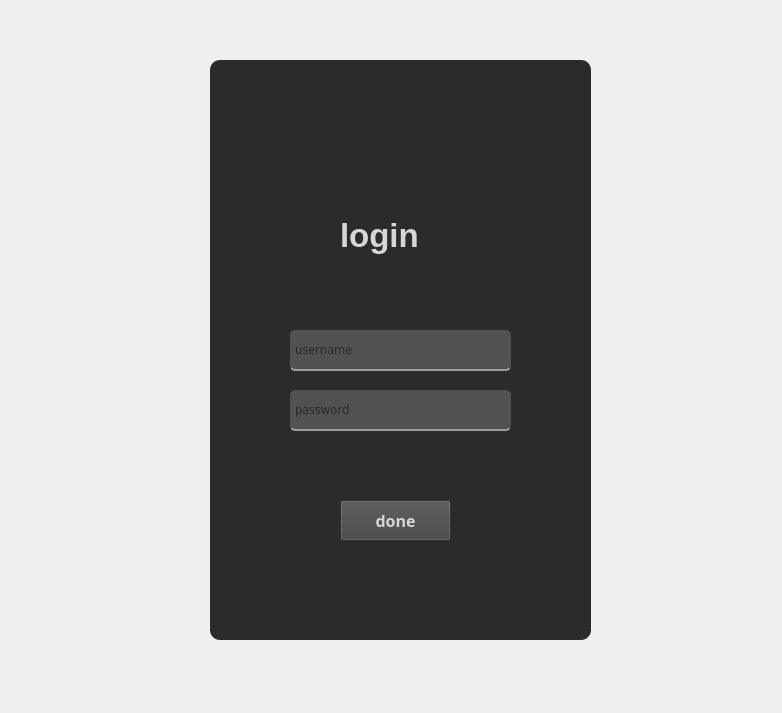
<?xml version="1.0" encoding="UTF-8"?>
<ui version="4.0">
 <class>login</class>
 <widget class="QWidget" name="login">
  <property name="geometry">
   <rect>
    <x>0</x>
    <y>0</y>
    <width>782</width>
    <height>713</height>
   </rect>
  </property>
  <property name="windowTitle">
   <string>Form</string>
  </property>
  <property name="styleSheet">
   <string notr="true"/>
  </property>
  <widget class="QGroupBox" name="login_box">
   <property name="geometry">
    <rect>
     <x>210</x>
     <y>60</y>
     <width>381</width>
     <height>580</height>
    </rect>
   </property>
   <property name="font">
    <font>
     <pointsize>10</pointsize>
    </font>
   </property>
   <property name="styleSheet">
    <string notr="true">QGroupBox
{
border-radius: 10px;
background-color: rgb(43, 43, 43);
}

QLineEdit
{
background-color: rgb(81, 81, 81);
border: none;
border-radius: 5px;
border-bottom: 2px solid #9c9c9c;
}
</string>
   </property>
   <property name="title">
    <string/>
   </property>
   <widget class="QLabel" name="label">
    <property name="geometry">
     <rect>
      <x>130</x>
      <y>150</y>
      <width>111</width>
      <height>50</height>
     </rect>
    </property>
    <property name="font">
     <font>
      <pointsize>25</pointsize>
      <weight>75</weight>
      <bold>true</bold>
     </font>
    </property>
    <property name="styleSheet">
     <string notr="true">color: rgb(214, 214, 214);

</string>
    </property>
    <property name="text">
     <string>login</string>
    </property>
   </widget>
   <widget class="QLabel" name="label_2">
    <property name="geometry">
     <rect>
      <x>150</x>
      <y>70</y>
      <width>71</width>
      <height>61</height>
     </rect>
    </property>
    <property name="text">
     <string/>
    </property>
    <property name="pixmap">
     <pixmap>../../icons/icons8-sign-up-64(1).png</pixmap>
    </property>
   </widget>
   <widget class="QLineEdit" name="le_username">
    <property name="geometry">
     <rect>
      <x>80</x>
      <y>270</y>
      <width>221</width>
      <height>41</height>
     </rect>
    </property>
    <property name="font">
     <font>
      <family>Copperplate Gothic Bold</family>
      <pointsize>9</pointsize>
     </font>
    </property>
    <property name="styleSheet">
     <string notr="true"/>
    </property>
    <property name="placeholderText">
     <string> username</string>
    </property>
   </widget>
   <widget class="QLineEdit" name="le_password">
    <property name="geometry">
     <rect>
      <x>80</x>
      <y>330</y>
      <width>221</width>
      <height>41</height>
     </rect>
    </property>
    <property name="font">
     <font>
      <family>Copperplate Gothic Bold</family>
      <pointsize>9</pointsize>
     </font>
    </property>
    <property name="frame">
     <bool>true</bool>
    </property>
    <property name="echoMode">
     <enum>QLineEdit::Password</enum>
    </property>
    <property name="placeholderText">
     <string> password</string>
    </property>
   </widget>
   <widget class="QPushButton" name="btn_doneloign">
    <property name="geometry">
     <rect>
      <x>130</x>
      <y>440</y>
      <width>111</width>
      <height>41</height>
     </rect>
    </property>
    <property name="font">
     <font>
      <family>Dubai</family>
      <pointsize>12</pointsize>
      <weight>75</weight>
      <bold>true</bold>
     </font>
    </property>
    <property name="styleSheet">
     <string notr="true">background-color: rgb(68, 68, 68);
color: rgb(214, 214, 214);</string>
    </property>
    <property name="text">
     <string>done</string>
    </property>
    <property name="icon">
     <iconset>
      <normaloff>../../icons/icons8-login-50.png</normaloff>../../icons/icons8-login-50.png</iconset>
    </property>
   </widget>
   <widget class="QPushButton" name="pushButton">
    <property name="geometry">
     <rect>
      <x>275</x>
      <y>336</y>
      <width>21</width>
      <height>28</height>
     </rect>
    </property>
    <property name="styleSheet">
     <string notr="true">border: none;
</string>
    </property>
    <property name="text">
     <string/>
    </property>
    <property name="icon">
     <iconset>
      <normaloff>../../icons/icons8-eye-24.png</normaloff>../../icons/icons8-eye-24.png</iconset>
    </property>
   </widget>
  </widget>
 </widget>
 <resources/>
 <connections/>
</ui>
